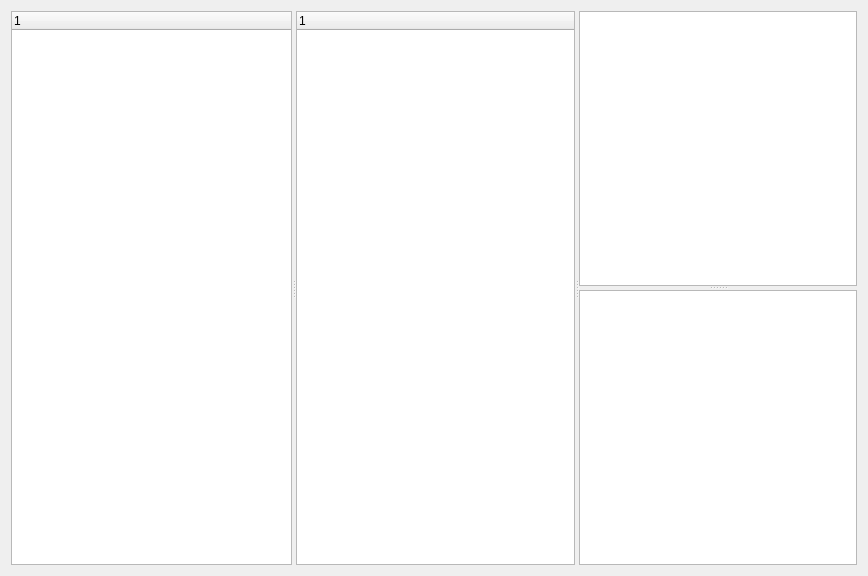
<?xml version="1.0" encoding="UTF-8"?>
<ui version="4.0">
 <class>PropertyCompare</class>
 <widget class="QWidget" name="PropertyCompare">
  <property name="geometry">
   <rect>
    <x>0</x>
    <y>0</y>
    <width>868</width>
    <height>576</height>
   </rect>
  </property>
  <property name="windowTitle">
   <string>Form</string>
  </property>
  <layout class="QVBoxLayout" name="verticalLayout">
   <item>
    <widget class="QSplitter" name="splitter_3">
     <property name="orientation">
      <enum>Qt::Orientation::Horizontal</enum>
     </property>
     <widget class="EntityTreeWidget" name="tree_widget_class">
      <property name="sizePolicy">
       <sizepolicy hsizetype="Expanding" vsizetype="Preferred">
        <horstretch>0</horstretch>
        <verstretch>0</verstretch>
       </sizepolicy>
      </property>
      <column>
       <property name="text">
        <string notr="true">1</string>
       </property>
      </column>
     </widget>
     <widget class="QSplitter" name="splitter_2">
      <property name="orientation">
       <enum>Qt::Orientation::Horizontal</enum>
      </property>
      <widget class="EntityTreeWidget" name="tree_widget_propertysets">
       <property name="sizePolicy">
        <sizepolicy hsizetype="Expanding" vsizetype="Preferred">
         <horstretch>0</horstretch>
         <verstretch>0</verstretch>
        </sizepolicy>
       </property>
       <column>
        <property name="text">
         <string notr="true">1</string>
        </property>
       </column>
      </widget>
      <widget class="QSplitter" name="splitter">
       <property name="orientation">
        <enum>Qt::Orientation::Vertical</enum>
       </property>
       <widget class="QTableWidget" name="table_widget_values">
        <property name="sizePolicy">
         <sizepolicy hsizetype="Expanding" vsizetype="MinimumExpanding">
          <horstretch>0</horstretch>
          <verstretch>0</verstretch>
         </sizepolicy>
        </property>
        <property name="selectionMode">
         <enum>QAbstractItemView::SelectionMode::NoSelection</enum>
        </property>
        <attribute name="horizontalHeaderStretchLastSection">
         <bool>true</bool>
        </attribute>
       </widget>
       <widget class="QTableWidget" name="table_infos">
        <property name="sizePolicy">
         <sizepolicy hsizetype="Expanding" vsizetype="MinimumExpanding">
          <horstretch>0</horstretch>
          <verstretch>0</verstretch>
         </sizepolicy>
        </property>
        <attribute name="horizontalHeaderStretchLastSection">
         <bool>true</bool>
        </attribute>
       </widget>
      </widget>
     </widget>
    </widget>
   </item>
  </layout>
 </widget>
 <customwidgets>
  <customwidget>
   <class>EntityTreeWidget</class>
   <extends>QTreeWidget</extends>
   <header>som_gui.module.compare.ui</header>
  </customwidget>
 </customwidgets>
 <resources/>
 <connections/>
</ui>
